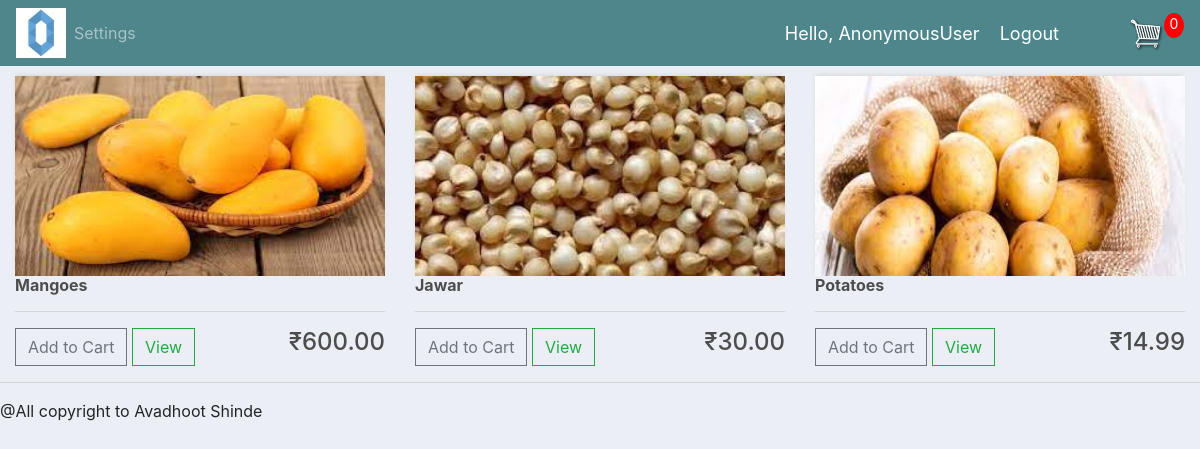
The page /order/ on the database its author committed.
### accounts/models.py (models this page shows, shortened)
class Product(models.Model):
	CATEGORY = (
			('Vegitables', 'Vegitables'),
			('Grains', 'Grains'),
			('Fruits','Fruits'),
			)
	name = models.CharField(max_length=200, null=True)
	price = models.DecimalField(max_digits=7, decimal_places = 2)
	image = models.ImageField(null=True, blank=True)
	category = models.CharField(max_length=200, null=True, choices=CATEGORY)
	date_created = models.DateTimeField(auto_now_add=True, null=True)
	@property
	def imageURL(self):
		try:
			url = self.image.url
		except:
			url = ''
		return url

### accounts/views.py (the view)
# urls.py: path('order/',views.order, name='order'),
def order(request):
	if request.user.is_authenticated:
		customer = request.user.customer
		order, created = Order.objects.get_or_create(customer=customer, complete = False)
		items = order.orderitem_set.all()
		cartItems = order.get_cart_items
	else:
		items = []
		order = {'get_cart_total':0, 'get_cart_items':0, 'shipping':False}
		cartItems = order['get_cart_total']
	context = {'items': items, 'order': order}
	products = Product.objects.all()
	context = {'products': products, 'cartItems':cartItems}
	return render(request, 'accounts/order.html', context)

### accounts/templates/accounts/order.html (shortened to what this page needs)
{% extends 'accounts/main.html' %}
{% load static %}
{% block content %}
<div class = "row">
    {% for product in products %}
    <div class = "col-lg-4">
        <img class="thumbnail" src="{{product.imageURL}}">
        <h6><strong>{{product.name}}</strong></h6>
        <hr>
        <button data-product = {{product.id}} data-action = "add" class="btn btn-outline-secondary add-btn update-cart">Add to Cart</button>
        <a class= "btn btn-outline-success" href = "#">View</a>
        <h4 style="display: inline-block;float:right">
            ₹{{product.price|floatformat:2}}</h4>
    </div>
    {% endfor %}
</div>
{% endblock content %}

### static/css/test.css (style rules this page uses)
body { background-color: hsl(0, 0%, 98%); }
h1,h2,h3,h4,h5,h6 { color:hsl(0, 0%, 30%); }
.thumbnail { width: 100%; height: 200px; -webkit-box-shadow: -1px -3px 5px -2px rgba(214,214,214,1); -moz-box-shadow: -1px -3px 5px -2px rgba(214,214,214,1); box-shadow: -1px -3px 5px -2px rgba(214,214,214,1); }
.col-lg-4, .col-lg-6, .col-lg-8, .col-lg-12 { margin-top: 10px; }
.btn { border-radius: 0; }
body { background-color: #ebeff5; }

### rows shown on the page
Product: imageURL (picture), name "Mangoes", price "600.00"
Product: imageURL (picture), name "Jawar", price "30.00"
Product: imageURL (picture), name "Potatoes", price "14.99"

### other values the page prints
{{ request.user }} "AnonymousUser"
{{ cartItems }} "0"
